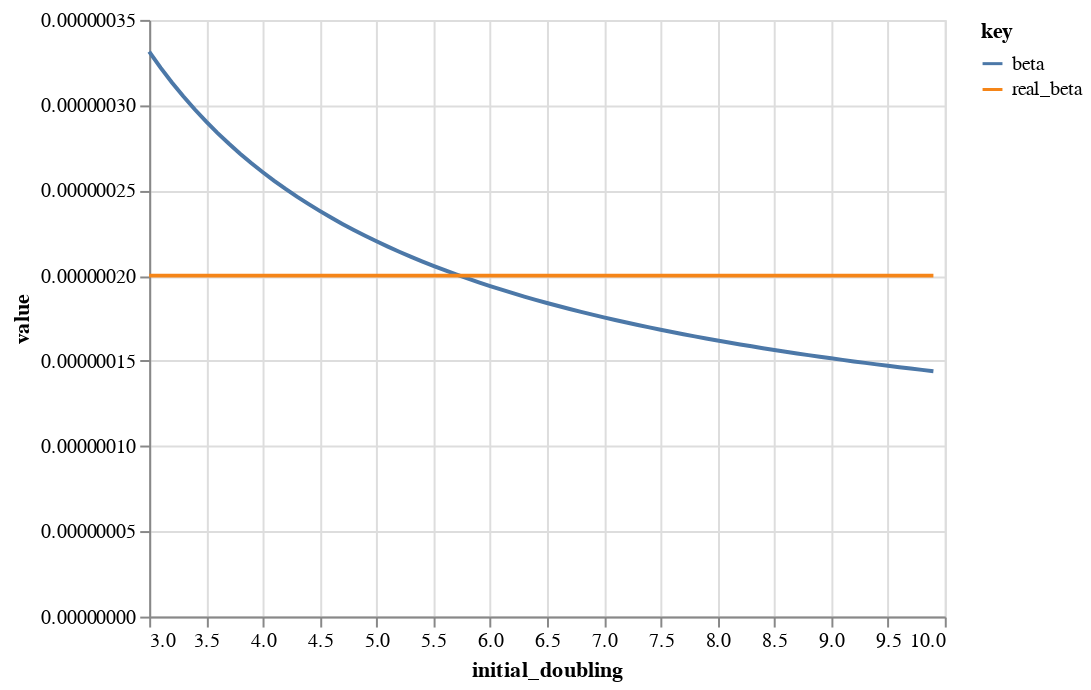

Notebook code cell kept with this figure:
### Markdown cell above
# Beta vs. initial doubling time

### Code cell
infectious_days = 14.
doubling_rate = np.arange(3, 10, .1)
population = 1000000.
num_infected = 10000.
N = 250

gamma = 1 / infectious_days
growth_rate = 2 ** (1 / doubling_rate) - 1
beta = (growth_rate + gamma) / (population - 1)
beta
df2 = pd.DataFrame({
    "initial_doubling": doubling_rate,
    "beta": beta,
    "real_beta": 2e-7,
})

(alt
 .Chart(df2)
 .transform_fold(["beta", "real_beta"])
 .encode(x='initial_doubling:Q', y="value:Q", color='key:N')
 .mark_line()
)

### Figure 1 — Vega-Lite specification as saved in the notebook (floating-point values rounded to 4 significant figures)
{"config": {"view": {"continuousWidth": 400, "continuousHeight": 300}}, "data": {"name": "data-b73748b96f78cf8e0c403da4863c4a2a"}, "mark": "line", "encoding": {"color": {"type": "nominal", "field": "key"}, "x": {"type": "quantitative", "field": "initial_doubling"}, "y": {"type": "quantitative", "field": "value"}}, "transform": [{"fold": ["beta", "real_beta"]}], "$schema": "https://vega.github.io/schema/vega-lite/v4.8.1.json", "datasets": {"data-b73748b96f78cf8e0c403da4863c4a2a": [{"initial_doubling": 3.0, "beta": 3.313e-07, "real_beta": 2e-07}, {"initial_doubling": 3.1, "beta": 3.22e-07, "real_beta": 2e-07}, {"initial_doubling": 3.2, "beta": 3.133e-07, "real_beta": 2e-07}, {"initial_doubling": 3.3, "beta": 3.052e-07, "real_beta": 2e-07}, {"initial_doubling": 3.4, "beta": 2.976e-07, "real_beta": 2e-07}, {"initial_doubling": 3.5, "beta": 2.904e-07, "real_beta": 2e-07}, {"initial_doubling": 3.6, "beta": 2.838e-07, "real_beta": 2e-07}, {"initial_doubling": 3.7, "beta": 2.775e-07, "real_beta": 2e-07}, {"initial_doubling": 3.8, "beta": 2.715e-07, "real_beta": 2e-07}, {"initial_doubling": 3.9, "beta": 2.659e-07, "real_beta": 2e-07}, {"initial_doubling": 4.0, "beta": 2.606e-07, "real_beta": 2e-07}, {"initial_doubling": 4.1, "beta": 2.556e-07, "real_beta": 2e-07}, {"initial_doubling": 4.2, "beta": 2.509e-07, "real_beta": 2e-07}, {"initial_doubling": 4.3, "beta": 2.463e-07, "real_beta": 2e-07}, {"initial_doubling": 4.4, "beta": 2.42e-07, "real_beta": 2e-07}, {"initial_doubling": 4.5, "beta": 2.38e-07, "real_beta": 2e-07}, {"initial_doubling": 4.6, "beta": 2.341e-07, "real_beta": 2e-07}, {"initial_doubling": 4.7, "beta": 2.303e-07, "real_beta": 2e-07}, {"initial_doubling": 4.8, "beta": 2.268e-07, "real_beta": 2e-07}, {"initial_doubling": 4.9, "beta": 2.234e-07, "real_beta": 2e-07}, {"initial_doubling": 5.0, "beta": 2.201e-07, "real_beta": 2e-07}, {"initial_doubling": 5.1, "beta": 2.17e-07, "real_beta": 2e-07}, {"initial_doubling": 5.2, "beta": 2.14e-07, "real_beta": 2e-07}, {"initial_doubling": 5.3, "beta": 2.111e-07, "real_beta": 2e-07}, {"initial_doubling": 5.4, "beta": 2.084e-07, "real_beta": 2e-07}, {"initial_doubling": 5.5, "beta": 2.057e-07, "real_beta": 2e-07}, {"initial_doubling": 5.6, "beta": 2.032e-07, "real_beta": 2e-07}, {"initial_doubling": 5.7, "beta": 2.007e-07, "real_beta": 2e-07}, {"initial_doubling": 5.8, "beta": 1.984e-07, "real_beta": 2e-07}, {"initial_doubling": 5.9, "beta": 1.961e-07, "real_beta": 2e-07}, {"initial_doubling": 6.0, "beta": 1.939e-07, "real_beta": 2e-07}, {"initial_doubling": 6.1, "beta": 1.918e-07, "real_beta": 2e-07}, {"initial_doubling": 6.2, "beta": 1.897e-07, "real_beta": 2e-07}, {"initial_doubling": 6.3, "beta": 1.877e-07, "real_beta": 2e-07}, {"initial_doubling": 6.4, "beta": 1.858e-07, "real_beta": 2e-07}, {"initial_doubling": 6.5, "beta": 1.84e-07, "real_beta": 2e-07}, {"initial_doubling": 6.6, "beta": 1.822e-07, "real_beta": 2e-07}, {"initial_doubling": 6.7, "beta": 1.804e-07, "real_beta": 2e-07}, {"initial_doubling": 6.8, "beta": 1.787e-07, "real_beta": 2e-07}, {"initial_doubling": 6.9, "beta": 1.771e-07, "real_beta": 2e-07}, {"initial_doubling": 7.0, "beta": 1.755e-07, "real_beta": 2e-07}, {"initial_doubling": 7.1, "beta": 1.74e-07, "real_beta": 2e-07}, {"initial_doubling": 7.2, "beta": 1.725e-07, "real_beta": 2e-07}, {"initial_doubling": 7.3, "beta": 1.71e-07, "real_beta": 2e-07}, {"initial_doubling": 7.4, "beta": 1.696e-07, "real_beta": 2e-07}, {"initial_doubling": 7.5, "beta": 1.683e-07, "real_beta": 2e-07}, {"initial_doubling": 7.6, "beta": 1.669e-07, "real_beta": 2e-07}, {"initial_doubling": 7.7, "beta": 1.656e-07, "real_beta": 2e-07}, {"initial_doubling": 7.8, "beta": 1.644e-07, "real_beta": 2e-07}, {"initial_doubling": 7.9, "beta": 1.631e-07, "real_beta": 2e-07}, {"initial_doubling": 8.0, "beta": 1.619e-07, "real_beta": 2e-07}, {"initial_doubling": 8.1, "beta": 1.608e-07, "real_beta": 2e-07}, {"initial_doubling": 8.2, "beta": 1.596e-07, "real_beta": 2e-07}, {"initial_doubling": 8.3, "beta": 1.585e-07, "real_beta": 2e-07}, {"initial_doubling": 8.4, "beta": 1.574e-07, "real_beta": 2e-07}, {"initial_doubling": 8.5, "beta": 1.564e-07, "real_beta": 2e-07}, {"initial_doubling": 8.6, "beta": 1.554e-07, "real_beta": 2e-07}, {"initial_doubling": 8.7, "beta": 1.544e-07, "real_beta": 2e-07}, {"initial_doubling": 8.8, "beta": 1.534e-07, "real_beta": 2e-07}, {"initial_doubling": 8.9, "beta": 1.524e-07, "real_beta": 2e-07}, {"initial_doubling": 9.0, "beta": 1.515e-07, "real_beta": 2e-07}, {"initial_doubling": 9.1, "beta": 1.506e-07, "real_beta": 2e-07}, {"initial_doubling": 9.2, "beta": 1.497e-07, "real_beta": 2e-07}, {"initial_doubling": 9.3, "beta": 1.488e-07, "real_beta": 2e-07}, {"initial_doubling": 9.4, "beta": 1.48e-07, "real_beta": 2e-07}, {"initial_doubling": 9.5, "beta": 1.471e-07, "real_beta": 2e-07}, {"initial_doubling": 9.6, "beta": 1.463e-07, "real_beta": 2e-07}, {"initial_doubling": 9.7, "beta": 1.455e-07, "real_beta": 2e-07}, {"initial_doubling": 9.8, "beta": 1.447e-07, "real_beta": 2e-07}, {"initial_doubling": 9.9, "beta": 1.44e-07, "real_beta": 2e-07}]}}
